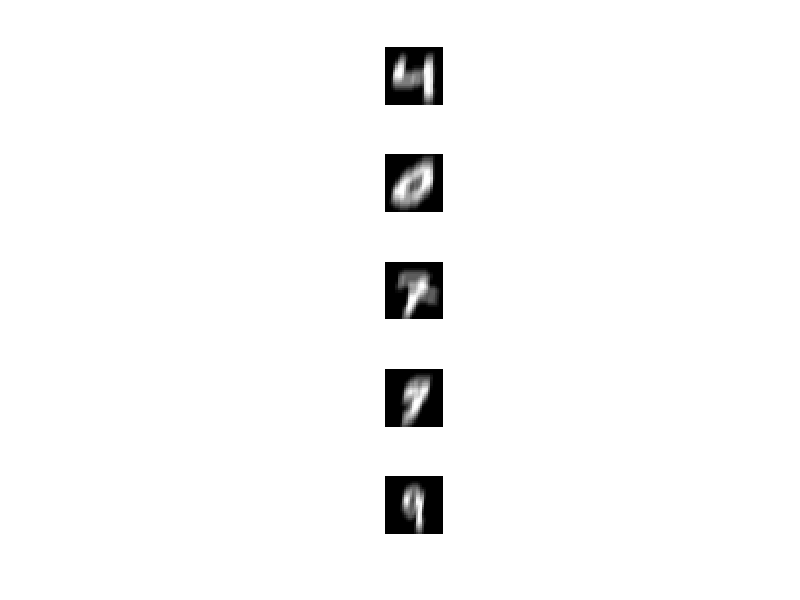
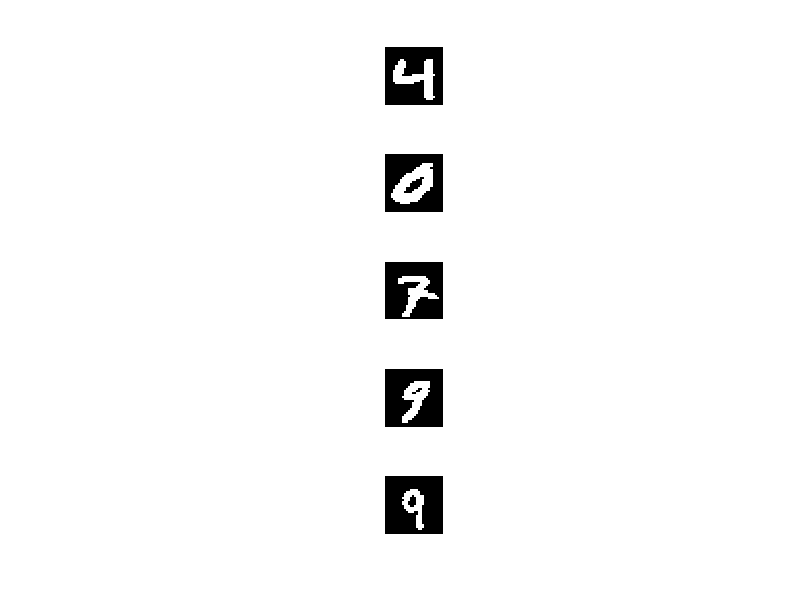

These charts were generated, in order, by the following MATLAB code:
%% The distorted images are 180 degree inverted compared with the original images
%% check object results
clear all;close all;clc;
%% with object
load BL_all
I = 4115;
BL_all=BL_all';

X1=BL_all(I,:);
X1=vec2mat(X1,28);

X2=BL_all(I+1,:);
X2=vec2mat(X2,28);

X3=BL_all(I+2,:);
X3=vec2mat(X3,28);

X4=BL_all(I+3,:);
X4=vec2mat(X4,28);

X5=BL_all(I+4,:);
X5=vec2mat(X5,28);

figure(1)
subplot(5,1,1)
imshow(X1)


subplot(5,1,2)
imshow(X2)


subplot(5,1,3)
imshow(X3)


subplot(5,1,4)
imshow(X4)

subplot(5,1,5)
imshow(X5)



%% original data
load Blurring
Y1=Blurring(I,:);
Y1=vec2mat(Y1,28)';

Y2=Blurring(I+1,:);
Y2=vec2mat(Y2,28)';

Y3=Blurring(I+2,:);
Y3=vec2mat(Y3,28)';

Y4=Blurring(I+3,:);
Y4=vec2mat(Y4,28)';

Y5=Blurring(I+4,:);
Y5=vec2mat(Y5,28)';

figure(2)
subplot(5,1,1)
imshow(Y1)


subplot(5,1,2)
imshow(Y2)


subplot(5,1,3)
imshow(Y3)


subplot(5,1,4)
imshow(Y4)

subplot(5,1,5)
imshow(Y5)




%% The distorted images are 180 degree inverted compared with the original images


% clear all; close all; clc;
% 
% %% read data
% img = imread('5.png');
% img = rgb2gray(img);
% 
% %% locate white areas
% N = 255;
% c = randperm(N,1);
% img( img==255 )=c; 
% figure; imshow(img)

% clear all; close all; clc;
% 
% %% read data
% img = imread('5.png');
% img = rgb2gray(img);
% 
% %% locate white areas
% N = 255;
% c = randperm(N,1);
% img( img==255 )=c; 
% figure; imshow(img)